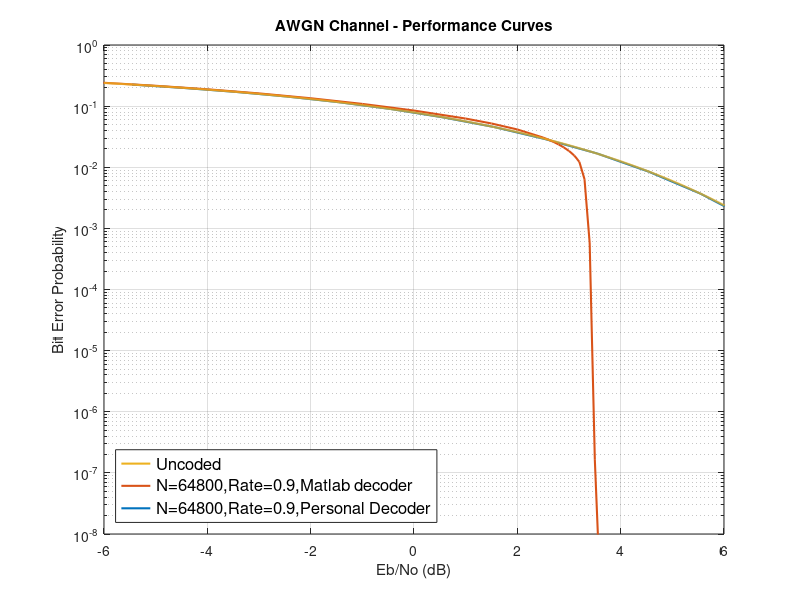

This figure's MATLAB source:
clear

%Input Data, Z

my = load('./DVBS2 Results/myDecoder-rate0.9.mat');
matlab = load('./DVBS2 Results/matlabDecoder-rate0.9.mat');

% Uncoded function generator
x_unenc = -6:0.01:7;
x_unenc = 10.^(x_unenc./10);
y_unenc = 0.5*erfc(sqrt(x_unenc));
x_unenc = 10*log10(x_unenc); 

%Extract x and y
my_x = my.I(:,1) - 10*log10(1/0.9);
my_y = my.I(:,3);
matlab_x = matlab.I(:,1);
matlab_y = matlab.I(:,2);

%Semilog Plots
my = semilogy(my_x,my_y,'DisplayName','N=64800,Rate=0.9,Personal Decoder','LineWidth',1.5);
hold on
grid on
matlab = semilogy(matlab_x,matlab_y,'DisplayName','N=64800,Rate=0.9,Matlab decoder','LineWidth',1.5);
uncoded = semilogy(x_unenc,y_unenc,'DisplayName','Uncoded','LineWidth',1.5);
xlabel('Eb/No (dB)');
ylabel('Bit Error Probability');
title('AWGN Channel - Performance Curves');
lgnd = legend([uncoded matlab my]); % coded1 coded3]);
set(lgnd,'FontSize',12,'Location','SouthWest');
axis([-6 6 10e-9 1])
